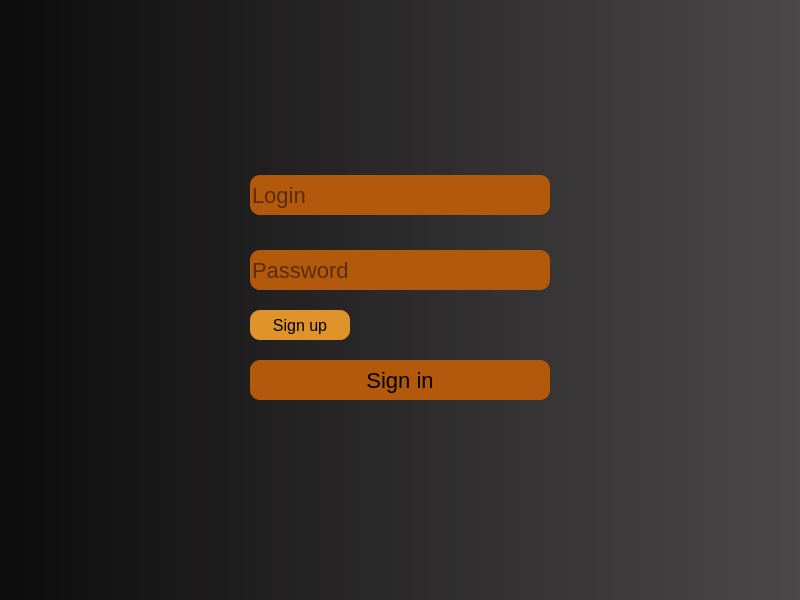
<?xml version="1.0" encoding="UTF-8"?>
<ui version="4.0">
 <class>MainWindow</class>
 <widget class="QMainWindow" name="MainWindow">
  <property name="geometry">
   <rect>
    <x>0</x>
    <y>0</y>
    <width>800</width>
    <height>600</height>
   </rect>
  </property>
  <property name="windowTitle">
   <string>MainWindow</string>
  </property>
  <widget class="QWidget" name="centralwidget">
   <widget class="QLabel" name="Background">
    <property name="geometry">
     <rect>
      <x>0</x>
      <y>0</y>
      <width>800</width>
      <height>600</height>
     </rect>
    </property>
    <property name="styleSheet">
     <string notr="true">background-color: qlineargradient(spread:pad, x1:0, y1:0, x2:1, y2:0, stop:0 rgba(13, 12, 12, 255), stop:1 rgba(74, 72, 72, 255));</string>
    </property>
    <property name="text">
     <string/>
    </property>
   </widget>
   <widget class="QPushButton" name="SignUp">
    <property name="geometry">
     <rect>
      <x>250</x>
      <y>310</y>
      <width>100</width>
      <height>30</height>
     </rect>
    </property>
    <property name="sizePolicy">
     <sizepolicy hsizetype="Preferred" vsizetype="Fixed">
      <horstretch>0</horstretch>
      <verstretch>0</verstretch>
     </sizepolicy>
    </property>
    <property name="autoFillBackground">
     <bool>false</bool>
    </property>
    <property name="styleSheet">
     <string notr="true">background-color: rgb(222, 147, 43);
color: black;
font-size:16px;
border: none;
border-radius:10px;</string>
    </property>
    <property name="text">
     <string>Sign up</string>
    </property>
   </widget>
   <widget class="QLineEdit" name="LoginInput">
    <property name="geometry">
     <rect>
      <x>250</x>
      <y>175</y>
      <width>300</width>
      <height>40</height>
     </rect>
    </property>
    <property name="styleSheet">
     <string notr="true">background-color: rgb(179, 89, 11);
color: black;
font-size:22px;
border: none;
border-radius:10px;</string>
    </property>
    <property name="placeholderText">
     <string>Login</string>
    </property>
   </widget>
   <widget class="QLineEdit" name="PasswordInput">
    <property name="geometry">
     <rect>
      <x>250</x>
      <y>250</y>
      <width>300</width>
      <height>40</height>
     </rect>
    </property>
    <property name="styleSheet">
     <string notr="true">background-color: rgb(179, 89, 11);
color: black;
font-size:22px;
border: none;
border-radius:10px;</string>
    </property>
    <property name="placeholderText">
     <string>Password</string>
    </property>
   </widget>
   <widget class="QPushButton" name="SignIn">
    <property name="geometry">
     <rect>
      <x>250</x>
      <y>360</y>
      <width>300</width>
      <height>40</height>
     </rect>
    </property>
    <property name="styleSheet">
     <string notr="true">background-color: rgb(179, 89, 11);
color: black;
font-size:22px;
border: none;
border-radius:10px;</string>
    </property>
    <property name="text">
     <string>Sign in</string>
    </property>
   </widget>
  </widget>
 </widget>
 <resources/>
 <connections/>
</ui>
